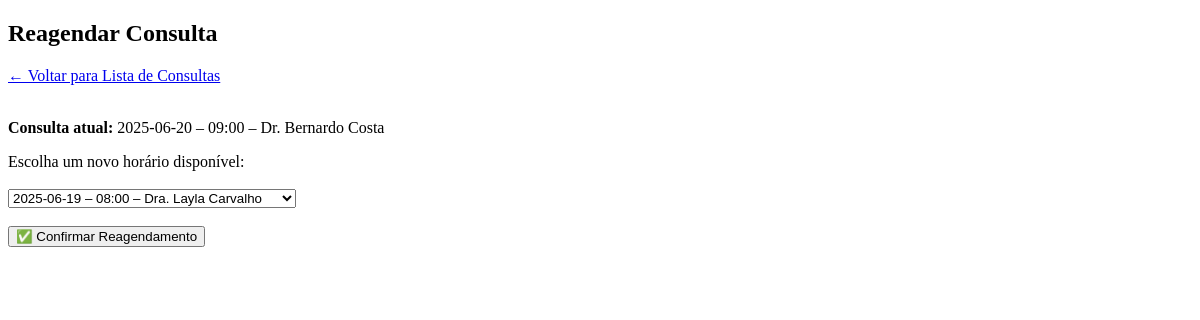
The page /reagendar/24 (signed in) on the database as committed earlier.
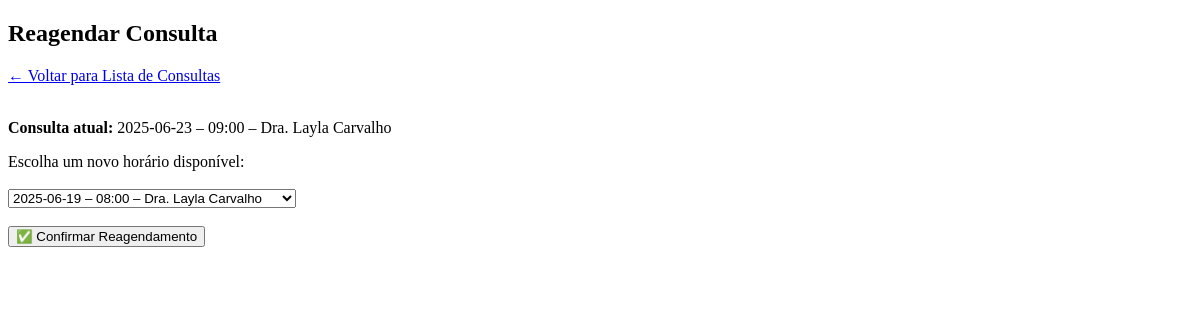
The same page on the database as committed later.
### tables this page shows
CREATE TABLE agenda (
    id INTEGER PRIMARY KEY AUTOINCREMENT,
    medico_id INTEGER NOT NULL,
    data TEXT NOT NULL,
    horario TEXT NOT NULL,
    vagas_totais INTEGER NOT NULL,
    vagas_ocupadas INTEGER DEFAULT 0,
    FOREIGN KEY (medico_id) REFERENCES medico(id)
);

CREATE TABLE "medico" (
	"id"	INTEGER,
	"nome"	TEXT NOT NULL,
	"especialidade"	TEXT NOT NULL,
	PRIMARY KEY("id" AUTOINCREMENT)
);

### app.py (the view, shortened to what this page needs)
@app.route('/reagendar/<int:consulta_id>', methods=['GET', 'POST'])
def reagendar_consulta(consulta_id):
    if 'atendente_id' not in session:
        return redirect(url_for('login'))
    conn = get_db_connection()
    cursor = conn.cursor()
    cursor.execute('''
        SELECT a.id AS agenda_id, a.data, a.horario, m.nome AS medico
        FROM agenda a
        JOIN medico m ON a.medico_id = m.id
        WHERE a.vagas_ocupadas < a.vagas_totais
        ORDER BY a.data, a.horario
    ''')
    agendas = cursor.fetchall()
    cursor.execute('''
        SELECT c.id AS consulta_id, a.id AS agenda_id, a.data, a.horario, m.nome AS medico
        FROM consulta c
        JOIN agenda a ON c.agenda_id = a.id
        JOIN medico m ON a.medico_id = m.id
        WHERE c.id = ?
    ''', (consulta_id,))
    consulta_atual = cursor.fetchone()
    conn.close()
    return render_template('reagendar.html',
                           consulta_id=consulta_id,
                           agendas=agendas,
                           consulta_atual=consulta_atual)

### app.py (called while the page is built)
def get_db_connection():
    conn = sqlite3.connect('clinica.db')
    conn.row_factory = sqlite3.Row
    return conn

### templates/reagendar.html (shortened to what this page needs)
<!DOCTYPE html>
<html lang="pt-BR">
<head>
</head>
<body>
    <h2>Reagendar Consulta</h2>
    <a href="{{ url_for('listar_consultas') }}">← Voltar para Lista de Consultas</a><br><br>
    {% if consulta_atual %}
        <p><strong>Consulta atual:</strong> {{ consulta_atual['data'] }} – {{ consulta_atual['horario'] }} – {{ consulta_atual['medico'] }}</p>
    {% endif %}
    <form method="POST">
        <label for="agenda">Escolha um novo horário disponível:</label><br><br>
        <select name="agenda" id="agenda" required>
            {% for a in agendas %}
                {% if consulta_atual is none or a['agenda_id'] != consulta_atual['agenda_id'] %}
                    <option value="{{ a['agenda_id'] }}">
                        {{ a['data'] }} – {{ a['horario'] }} – {{ a['medico'] }}
                    </option>
                {% endif %}
            {% endfor %}
        </select><br><br>
        <button type="submit">✅ Confirmar Reagendamento</button>
    </form>
</body>
</html>

Rows that differ between the two databases and show on the page:
no longer on this page (row edited): agenda: data "2025-06-20", horario "09:00"
no longer on this page (row unchanged): medico: medico "Dr. Bernardo Costa"
now on this page (row unchanged): agenda: data "2025-06-23", horario "09:00"
now on this page (row unchanged): medico: medico "Dra. Layla Carvalho"
